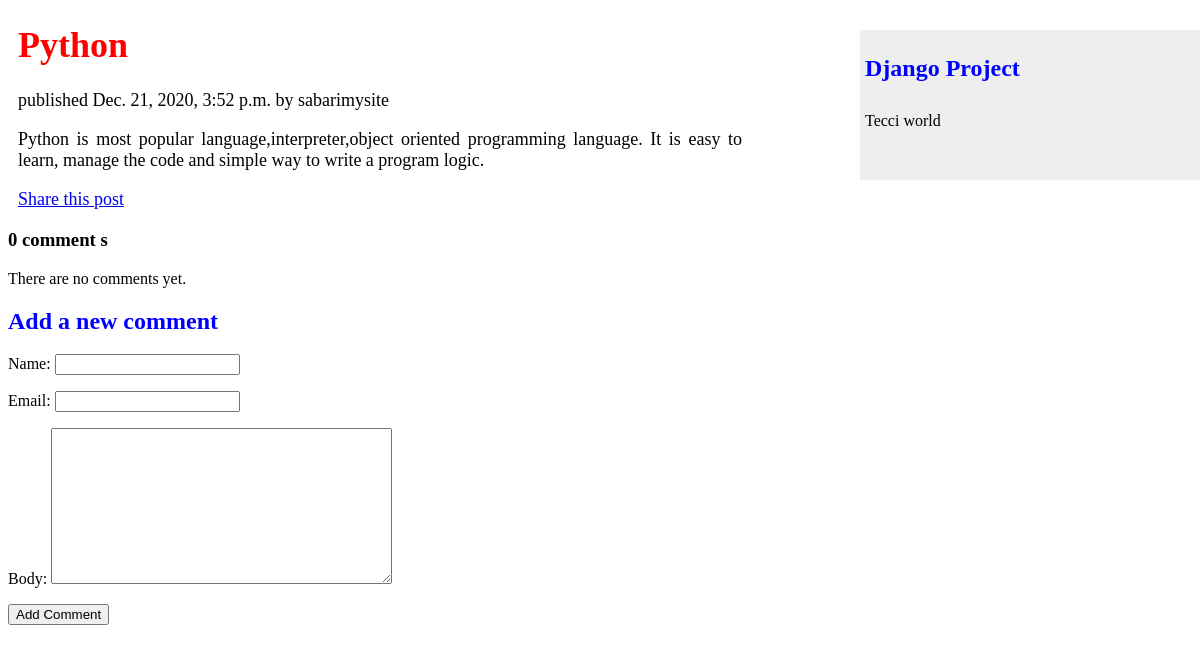
The app's page /2020/12/21/python/ with its own data.
### blog/models.py (models this page shows, shortened)
class Post(models.Model):
    STATUS_CHOICES = (
        ('draft','Draft'),
        ('published','Published'),
    )
    title = models.CharField(max_length=250)
    slug = models.SlugField(max_length=250,unique_for_date='publish')
    author = models.ForeignKey(User,on_delete=models.CASCADE,related_name='blog_posts')
    body = models.TextField()
    publish = models.DateTimeField(default=timezone.now)
    created = models.DateTimeField(auto_now = True)
    Updated = models.DateTimeField(auto_now = True)
    status = models.CharField(max_length=10,choices=STATUS_CHOICES,default='published')

### blog/views.py (the view)
# urls.py: path('<int:year>/<int:month>/<int:day>/<slug:post>/',views.post_detail,name='post_detail'),
def post_detail(request,year, month, day, post):
    post = get_object_or_404(Post, slug=post, status = 'published',publish__year = year,publish__month = month, publish__day = day)
    comments = post.comments.filter(active=True)
    new_comment = None
    if request.method=='POST':
        comment_form = CommentForm(data=request.POST)
        if comment_form.is_valid():
            new_comment = comment_form.save(commit=False)
            new_comment.post = post
            new_comment.save()
    else:
        comment_form = CommentForm()
    return render(request,'blog/post/detail.html',{'post':post,'comments':comments,'new_comment':new_comment,'comment_form':comment_form})

### blog/forms.py
class CommentForm(forms.ModelForm):
    class Meta:
        model = Comment
        fields = ('name','email','body')

### blog/templates/blog/post/detail.html (shortened to what this page needs)
{% extends "blog/base.html" %}
{% load static %}
{% block content %}
    <div class="main">
       <h1 style="color:red;">{{ post.title }}</h1>
       <p>
          published {{ post.publish }} by {{ post.author }}
       </p>
       <p>
          {{ post.body|linebreaks }}
          <a href="{% url 'blog:post_share' post.id %}">Share this post</a>
       </p>
    </div>
    {% with comments.count as total_comments %}
        <h3>
            {{ total_comments }} comment {{ total_comments|pluralize }}
        </h3>
    {% endwith %}
    {% for comment in comments %}
        <div class="comment">
            <p>
                Comment {{ forloop.counter }} by {{ comment.name }} {{ comment.created }}
            </p>
            {{ comment.body|linebreaks }}
        </div>
    {% empty %}
        <p>There are no comments yet.</p>
    {% endfor %}
    {% if new_comment %}
         <h2>Your comment has been added.</h2>
    {% else %}
         <h2>Add a new comment</h2>
         <form action="." method="POST">
             {{ comment_form.as_p }}
             <p><input type='submit' value="Add Comment"></p>
         </form>
    {% endif %}
{% endblock %}

### static/css/blog.css (style rules this page uses)
.main { margin-right:140px; font-size:18px; padding:0px 10px; text-align:justify; }
p { padding-right:300px; }
h2 { color:Blue; }

### records on screen
Post: title "Python", publish "Dec. 21, 2020, 3:52 p.m.", author "sabarimysite", body "Python is most popular language,interpreter,object oriented programming language. It is easy to learn, manage the code and simple way to write a program logic."

### other values on screen
{{ total_comments }} "0"
